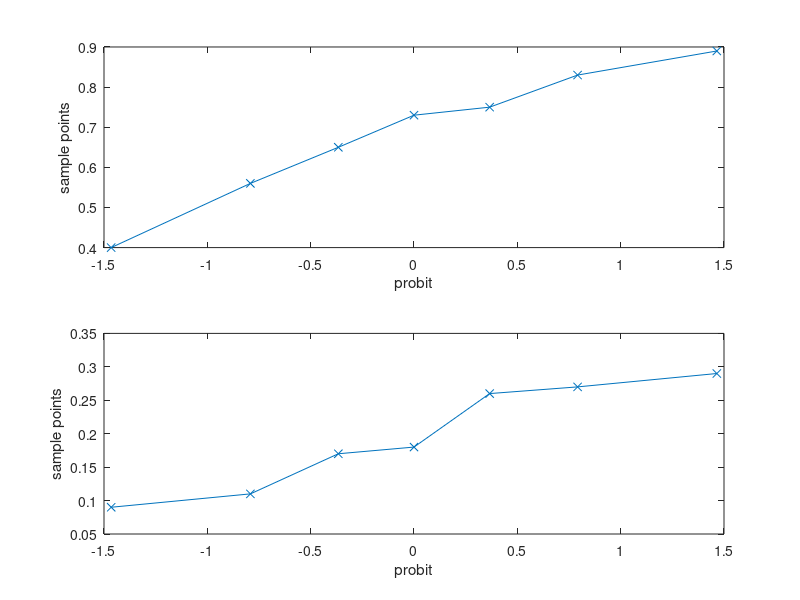

Reproduce this figure in MATLAB.
% open file
file = fopen('chmiel.csv');
data = textscan(file, '%f %f','Delimiter', ',', 'HeaderLines', 1);
fclose(file);

% select relevant data
zapyl = data{1};
niezapyl = data{2};

subplot(211);
qqplot(zapyl);
subplot(212);
qqplot(niezapyl);

mz = median(zapyl)
mn = median(niezapyl)

('H0 = nie ma wp?ywu')
[p, h] = ranksum(zapyl, niezapyl)